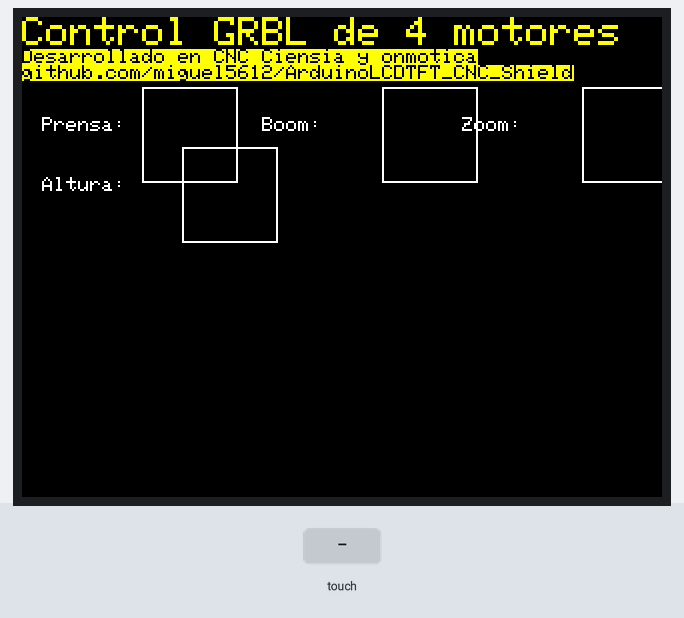
A sketch run on a simulated Arduino Uno, built with avr-gcc and run on an emulated ATmega328P. Shown: 320×240 colour display. The inputs (shaded band) are chosen by the test bench.

Above: at 1.4 s.
1.5 s: touch panel pressed at 87 % / 90 % of its raw x / y range
At 2.6 s:
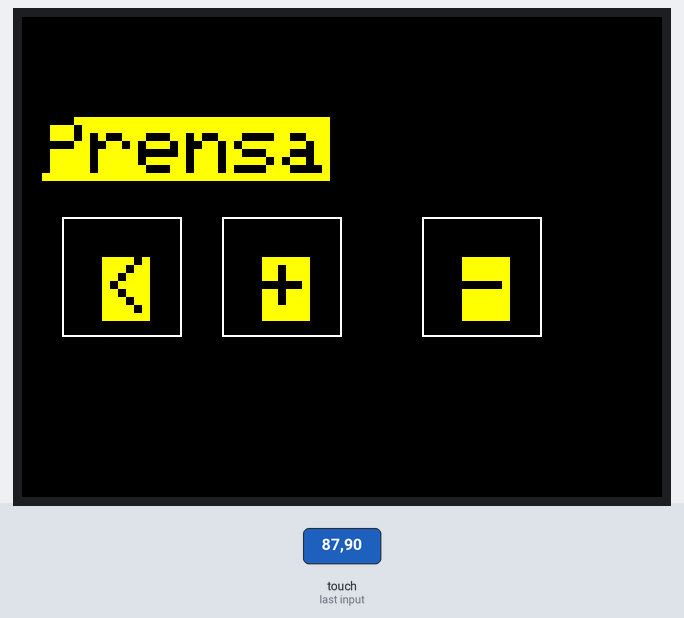
Timing chart, 0 to 4.5 s (numbered marks = the images above; inputs shaded):
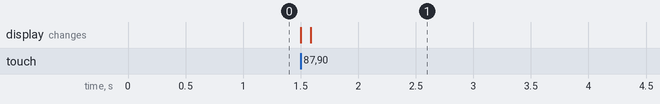

The sketch:

Final_V2.ino
```cpp
// Programa para el control de 4 motores usando
// dos arduinos uno y una pantalla grafica TFT LCD TOUCH


#include <MCUFRIEND_kbv.h>
MCUFRIEND_kbv tft;       // hard-wired for UNO shields anyway.
// Edit MCUFRIEND_kbv.cpp:  #define SUPPORT_8347D
#include <TouchScreen.h>

const int XP=6,XM=A2,YP=A1,YM=7; //ID=0x9341
const int TS_LEFT=907,TS_RT=136,TS_TOP=942,TS_BOT=139;

TouchScreen ts = TouchScreen(XP, YP, XM, YM, 300);
TSPoint tp;

#define MINPRESSURE 200
#define MAXPRESSURE 1000
#define timeDelayBetweenGCode 300

int16_t BOXSIZE;
int16_t PENRADIUS = 1;
uint16_t ID, oldcolor, currentcolor;
uint8_t Orientation = 0;    //PORTRAIT

int prensa = 123;
int boom = 123;
int zoom = 123;
int altura = 123;

// Assign human-readable names to some common 16-bit color values:
#define BLACK   0x0000
#define BLUE    0x001F
#define RED     0xF800
#define GREEN   0x07E0
#define CYAN    0x07FF
#define MAGENTA 0xF81F
#define YELLOW  0xFFE0
#define WHITE   0xFFFF

void setup() {
  // Inicializacion del LCD
  tft.reset();
  ID = tft.readID();
  tft.begin(ID);

  // Inicializacion del puerto serie
  Serial.begin(9600);
  //Serial.print("Tft Width: "); Serial.print(tft.width()); Serial.println(" px");
  //Serial.print("Tft Height: "); Serial.print(tft.height()); Serial.println(" px");

  graficaInicial();

}

void loop() {
  // put your main code here, to run repeatedly:
  while (1) {
        tp = ts.getPoint();
        pinMode(XM, OUTPUT);
        pinMode(YP, OUTPUT);

        //Serial.print("X: ");Serial.println(tp.x);
        //Serial.print("Y: ");Serial.println(tp.y);
        if(tp.x > 750 & tp.x < 850 & tp.y > 750 & tp.y < 850)
        {
          //Serial.println("Modo prensa");
          unEje("X");
        }
        else if(tp.x > 700 & tp.x < 750 & tp.y > 550 & tp.y < 550)
        {
          //Serial.println("Modo Boom");
          unEje("Y");
        }
        else if(tp.x > 750 & tp.x < 850 & tp.y > 350 & tp.y < 350)
        {
          //Serial.println("Modo Zoom");
          unEje("Z");
        }
        else if(tp.x > 650 & tp.x < 750 & tp.y > 730 & tp.y < 850)
        {
          //Serial.println("Modo Altura");
          unEje("A");
        }
        //Serial.println("Punto x: " + String(tp.x) + "Punto y: " + String(tp.y));
  }
}


void unEje(String eje)
{
  tft.fillScreen(BLACK);

  tft.setRotation(3);
  tft.setCursor(10, 50);
  tft.setTextSize(4);

  if(eje == "X") tft.print("Prensa");
  if(eje == "Y") tft.print("Boom");
  if(eje == "Z") tft.print("Zoom");
  if(eje == "A") tft.print("Altura");

  tft.setRotation(4);

  BOXSIZE = tft.width() / 4;

  tft.setRotation(3);

  tft.drawRect(20, 100, BOXSIZE, BOXSIZE, WHITE);
  tft.setCursor(40, 120);
  tft.print("<");

  tft.drawRect(100, 100, BOXSIZE, BOXSIZE, WHITE);
  tft.setCursor(120, 120);
  tft.print("+");


  tft.drawRect(200, 100, BOXSIZE, BOXSIZE, WHITE);

  tft.setCursor(220, 120);
  tft.print("-");


  while(1)
  {
    tp = ts.getPoint();
    pinMode(XM, OUTPUT);
    pinMode(YP, OUTPUT);

    //Serial.print("X: ");Serial.println(tp.x);
    //Serial.print("Y: ");Serial.println(tp.y);
   if(tp.x > 500 & tp.x < 590 & tp.y > 780 & tp.y < 830)
    {
      //Serial.println("Volver atras");
      delay(400);
      graficaInicial();
      tft.setTextSize(1);
      break;
    }
    if(tp.x > 450 & tp.x < 550 & tp.y > 580 & tp.y < 640)
    {
      Serial.println("G21G91G1" + eje + "+" + "1F10");
      delay(timeDelayBetweenGCode);
    }
    if(tp.x > 450 & tp.x < 550 & tp.y > 300 & tp.y < 450)
    {
      Serial.println("G21G91G1" + eje + "-" + "1F10");
      delay(timeDelayBetweenGCode);
    }
  }
}


void graficaInicial()
{
  BOXSIZE = tft.width() / 5;
  tft.fillScreen(BLACK);

  //Boton ir motor 1
  tft.setRotation(3);
  tft.setCursor(10, 50);
  tft.setTextSize(1);
  tft.print("Prensa: ");
  tft.drawRect(60, 35, BOXSIZE, BOXSIZE, WHITE);

  tft.setCursor(120, 50);
  tft.drawRect(180, 35, BOXSIZE, BOXSIZE, WHITE);
  tft.print("Boom: ");

  tft.setCursor(220, 50);
  tft.print("Zoom: ");
  tft.drawRect(280, 35, BOXSIZE, BOXSIZE, WHITE);

  tft.setCursor(10, 80);
  tft.print("Altura: ");
  tft.drawRect(80, 65, BOXSIZE, BOXSIZE, WHITE);

  tft.setRotation(0);

    tft.setRotation(3);
    tft.setCursor(0, 0);
    tft.setTextSize(2);
    tft.setTextColor(YELLOW, BLACK);
    tft.println(F("Control GRBL de 4 motores"));
    tft.setTextColor(BLACK, YELLOW);
    tft.setTextSize(1);
    tft.println(F("Desarrollado en CNC Ciensia y onmotica"));
    tft.println(F("github.com/miguel5612/ArduinoLCDTFT_CNC_Shield"));
}
```

Measured:
- after the input at 1.5 s, the display: first changes at once (image 1 shows a later state)
